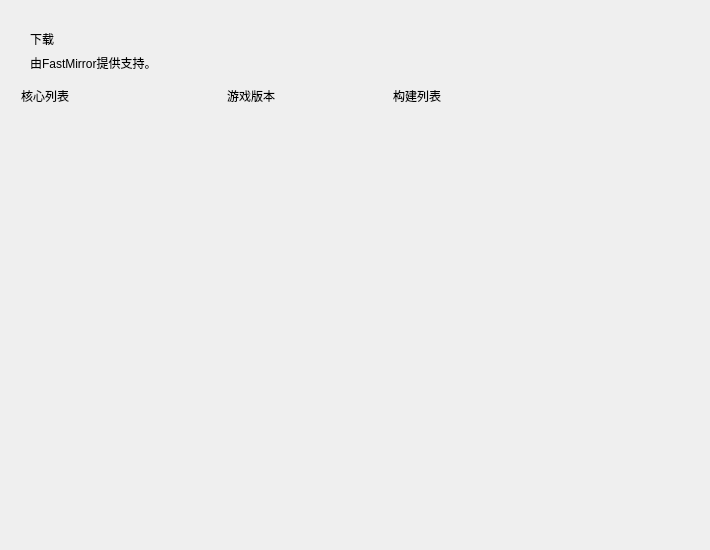
<?xml version="1.0" encoding="UTF-8"?>
<ui version="4.0">
 <class>DownloadInterface</class>
 <widget class="QFrame" name="DownloadInterface">
  <property name="geometry">
   <rect>
    <x>0</x>
    <y>0</y>
    <width>710</width>
    <height>550</height>
   </rect>
  </property>
  <property name="sizePolicy">
   <sizepolicy hsizetype="Expanding" vsizetype="Expanding">
    <horstretch>0</horstretch>
    <verstretch>0</verstretch>
   </sizepolicy>
  </property>
  <property name="windowTitle">
   <string/>
  </property>
  <layout class="QGridLayout" name="gridLayout">
   <item row="1" column="2" rowspan="2" colspan="3">
    <widget class="QWidget" name="titleLimitWidget" native="true">
     <layout class="QVBoxLayout" name="verticalLayout">
      <item>
       <widget class="TitleLabel" name="titleLabel">
        <property name="sizePolicy">
         <sizepolicy hsizetype="Preferred" vsizetype="Fixed">
          <horstretch>0</horstretch>
          <verstretch>0</verstretch>
         </sizepolicy>
        </property>
        <property name="text">
         <string>下载</string>
        </property>
       </widget>
      </item>
      <item>
       <widget class="StrongBodyLabel" name="subTitleLabel">
        <property name="sizePolicy">
         <sizepolicy hsizetype="Preferred" vsizetype="Fixed">
          <horstretch>0</horstretch>
          <verstretch>0</verstretch>
         </sizepolicy>
        </property>
        <property name="text">
         <string>由FastMirror提供支持。</string>
        </property>
        <property name="textFormat">
         <enum>Qt::MarkdownText</enum>
        </property>
       </widget>
      </item>
     </layout>
    </widget>
   </item>
   <item row="0" column="2">
    <spacer name="topSpacer">
     <property name="orientation">
      <enum>Qt::Vertical</enum>
     </property>
     <property name="sizeType">
      <enum>QSizePolicy::Fixed</enum>
     </property>
     <property name="sizeHint" stdset="0">
      <size>
       <width>20</width>
       <height>10</height>
      </size>
     </property>
    </spacer>
   </item>
   <item row="4" column="2">
    <widget class="SubtitleLabel" name="coreListSubtitleLabel">
     <property name="sizePolicy">
      <sizepolicy hsizetype="Fixed" vsizetype="Fixed">
       <horstretch>0</horstretch>
       <verstretch>0</verstretch>
      </sizepolicy>
     </property>
     <property name="text">
      <string>核心列表</string>
     </property>
    </widget>
   </item>
   <item row="1" column="0">
    <spacer name="leftSpacer">
     <property name="orientation">
      <enum>Qt::Horizontal</enum>
     </property>
     <property name="sizeType">
      <enum>QSizePolicy::Fixed</enum>
     </property>
     <property name="sizeHint" stdset="0">
      <size>
       <width>10</width>
       <height>20</height>
      </size>
     </property>
    </spacer>
   </item>
   <item row="4" column="3">
    <widget class="SubtitleLabel" name="versionSubtitleLabel">
     <property name="sizePolicy">
      <sizepolicy hsizetype="Fixed" vsizetype="Fixed">
       <horstretch>0</horstretch>
       <verstretch>0</verstretch>
      </sizepolicy>
     </property>
     <property name="text">
      <string>游戏版本</string>
     </property>
    </widget>
   </item>
   <item row="4" column="4">
    <widget class="SubtitleLabel" name="buildSubtitleLabel">
     <property name="sizePolicy">
      <sizepolicy hsizetype="Expanding" vsizetype="Fixed">
       <horstretch>0</horstretch>
       <verstretch>0</verstretch>
      </sizepolicy>
     </property>
     <property name="text">
      <string>构建列表</string>
     </property>
    </widget>
   </item>
   <item row="5" column="2">
    <widget class="SmoothScrollArea" name="coreListSmoothScrollArea">
     <property name="sizePolicy">
      <sizepolicy hsizetype="Fixed" vsizetype="Expanding">
       <horstretch>0</horstretch>
       <verstretch>0</verstretch>
      </sizepolicy>
     </property>
     <property name="minimumSize">
      <size>
       <width>200</width>
       <height>0</height>
      </size>
     </property>
     <property name="maximumSize">
      <size>
       <width>200</width>
       <height>16777215</height>
      </size>
     </property>
     <property name="frameShape">
      <enum>QFrame::NoFrame</enum>
     </property>
     <property name="verticalScrollBarPolicy">
      <enum>Qt::ScrollBarAsNeeded</enum>
     </property>
     <property name="widgetResizable">
      <bool>true</bool>
     </property>
     <widget class="QWidget" name="coreListScrollAreaWidgetContents">
      <property name="geometry">
       <rect>
        <x>0</x>
        <y>0</y>
        <width>200</width>
        <height>392</height>
       </rect>
      </property>
     </widget>
    </widget>
   </item>
   <item row="5" column="3">
    <widget class="SmoothScrollArea" name="versionSmoothScrollArea">
     <property name="sizePolicy">
      <sizepolicy hsizetype="Fixed" vsizetype="Expanding">
       <horstretch>0</horstretch>
       <verstretch>0</verstretch>
      </sizepolicy>
     </property>
     <property name="minimumSize">
      <size>
       <width>160</width>
       <height>0</height>
      </size>
     </property>
     <property name="maximumSize">
      <size>
       <width>160</width>
       <height>16777215</height>
      </size>
     </property>
     <property name="frameShape">
      <enum>QFrame::NoFrame</enum>
     </property>
     <property name="verticalScrollBarPolicy">
      <enum>Qt::ScrollBarAsNeeded</enum>
     </property>
     <property name="widgetResizable">
      <bool>true</bool>
     </property>
     <widget class="QWidget" name="versionScrollAreaWidgetContents">
      <property name="geometry">
       <rect>
        <x>0</x>
        <y>0</y>
        <width>160</width>
        <height>392</height>
       </rect>
      </property>
     </widget>
    </widget>
   </item>
   <item row="5" column="4">
    <widget class="SmoothScrollArea" name="buildScrollArea">
     <property name="minimumSize">
      <size>
       <width>304</width>
       <height>0</height>
      </size>
     </property>
     <property name="frameShape">
      <enum>QFrame::NoFrame</enum>
     </property>
     <property name="verticalScrollBarPolicy">
      <enum>Qt::ScrollBarAsNeeded</enum>
     </property>
     <property name="horizontalScrollBarPolicy">
      <enum>Qt::ScrollBarAsNeeded</enum>
     </property>
     <property name="widgetResizable">
      <bool>true</bool>
     </property>
     <widget class="QWidget" name="buildScrollAreaWidgetContents">
      <property name="geometry">
       <rect>
        <x>0</x>
        <y>0</y>
        <width>304</width>
        <height>392</height>
       </rect>
      </property>
     </widget>
    </widget>
   </item>
  </layout>
 </widget>
 <customwidgets>
  <customwidget>
   <class>SmoothScrollArea</class>
   <extends>QScrollArea</extends>
   <header>qfluentwidgets</header>
   <container>1</container>
  </customwidget>
  <customwidget>
   <class>StrongBodyLabel</class>
   <extends>QLabel</extends>
   <header>qfluentwidgets</header>
  </customwidget>
  <customwidget>
   <class>SubtitleLabel</class>
   <extends>QLabel</extends>
   <header>qfluentwidgets</header>
  </customwidget>
  <customwidget>
   <class>TitleLabel</class>
   <extends>QLabel</extends>
   <header>qfluentwidgets</header>
  </customwidget>
 </customwidgets>
 <resources/>
 <connections/>
</ui>
